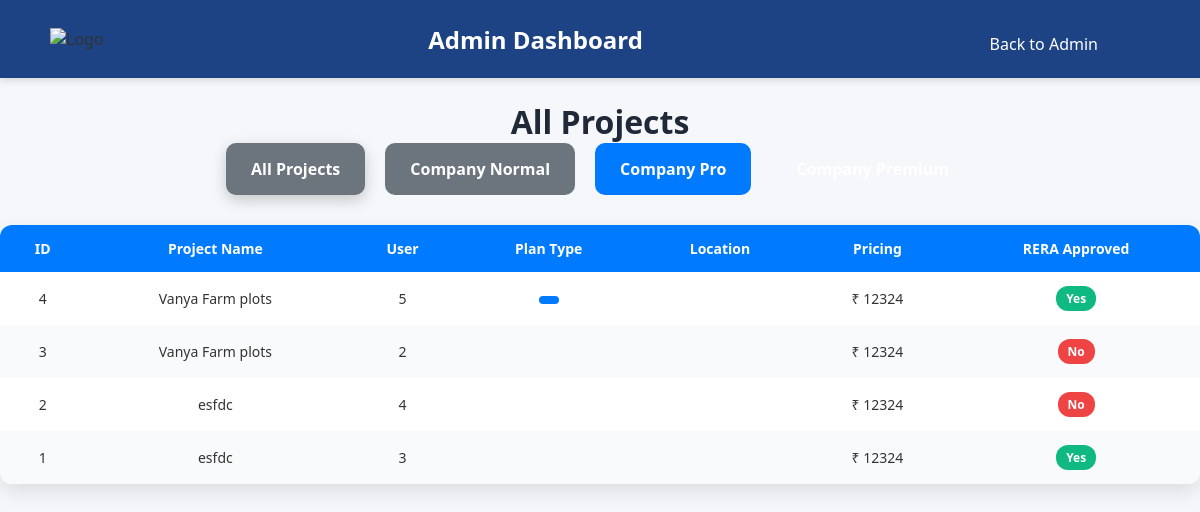
Screenshot of /all-project/ (signed in) with the database file from the repository.
### prop/models.py (models this page shows, shortened)
class AddProject(models.Model):
    POSITION_CHOICES = [
        ("READY", "Ready to Move"),
        ("UNDER", "Under Construction"),
    ]
    user = models.ForeignKey(User, on_delete=models.CASCADE, null=True, blank=True)
    plan_type = models.CharField(max_length=50, choices=PlanType.choices, null=True, blank=True)
    project_name = models.CharField(max_length=100)
    type_of_project = models.CharField(max_length=100)
    project_address = models.CharField(max_length=200)
    latitude = models.FloatField(null=True, blank=True)
    longitude = models.FloatField(null=True, blank=True)
    location_url = models.CharField(max_length=300)
    number_of_units = models.CharField(max_length=100)
    available_units = models.CharField(max_length=100)
    available_facing = models.CharField(max_length=100)
    available_sizes = models.CharField(max_length=100)
    estbalis_year = models.IntegerField(null=True, blank=True)
    nearby_locations = models.JSONField(default=list, blank=True)
    rera_approved = models.BooleanField(null=True, blank=True)
    select_amenities = models.CharField(max_length=255, null=True, blank=True)
    highlights = models.CharField(max_length=100)
    type_of_approval = models.CharField(max_length=100)
    total_project_area = models.CharField(max_length=100)
    contact_info = models.IntegerField()
    pricing = models.IntegerField()
    position = models.CharField(max_length=20, choices=POSITION_CHOICES, null=True, blank=True)
    construction_time = models.CharField(max_length=100, null=True, blank=True)
    image = models.ImageField(upload_to='project_image/', null=True, blank=True)
    video = models.FileField(upload_to='project_video/', null=True, blank=True)
    document = models.FileField(upload_to='project_docs/', null=True, blank=True)

class User(AbstractUser):
    is_google_user = models.BooleanField(default=False)
    username = models.CharField(max_length=150, unique=True)
    phone = models.CharField(max_length=15, unique=True, null=True, blank=True)
    email = models.EmailField(unique=True)
    category = models.CharField(max_length=100, null=True, blank=True)
    marketer_category = models.CharField(max_length=100, null=True, blank=True)
    company_category = models.CharField(max_length=100, null=True, blank=True)
    area_serves = models.CharField(max_length=255, null=True, blank=True)
    whatsapp_number = models.CharField(max_length=15, null=True, blank=True)
    role = models.CharField(max_length=20, choices=Role.choices, default=Role.PROFESSIONAL)
    plan_type = models.CharField(max_length=30, choices=PlanType.choices, null=True, blank=True)
    description = models.TextField(null=True, blank=True)
    location = models.CharField(max_length=255, null=True, blank=True)
    radius = models.IntegerField(default=5 )
    experience = models.IntegerField(null=True, blank=True)
    deals = models.CharField(max_length=255, null=True, blank=True)
    selected_duration = models.IntegerField(default=1)
    contact_number = models.CharField(max_length=15, null=True, blank=True)
    user_referral_code = models.CharField(max_length=50, null=True, blank=True, unique=True)
    referred_by_code = models.CharField(max_length=50, null=True, blank=True)
    profile_image_path = models.ImageField(upload_to='profile_images/', default='images/Default_profile_picture.jpeg', null=True, blank=True)
    company_logo_path = models.ImageField(upload_to='company_logos/', null=True, blank=True)
    company_wallpaper_path = models.ImageField(upload_to='company_wallpapers/', null=True, blank=True)
    company_name = models.CharField(max_length=255, null=True, blank=True)
    address = models.CharField(max_length=255, null=True, blank=True)
    logo_url = models.CharField(max_length=255, null=True, blank=True)
    click = models.BigIntegerField(default=0)
    leads = models.BigIntegerField(default=0)
    total_projects = models.IntegerField(null=True, blank=True)
    ongoing_projects = models.IntegerField(null=True, blank=True)
    completed_projects = models.IntegerField(null=True, blank=True)
    created_at = models.DateTimeField(default=timezone.now)
    updated_at = models.DateTimeField(auto_now=True)
    company_subscription_start_date = models.DateField(null=True, blank=True)
    company_subscription_end_date = models.DateField(null=True, blank=True)
    marketer_subscription_start_date = models.DateField(null=True, blank=True)
    marketer_subscription_end_date = models.DateField(null=True, blank=True)
    professionals_subscription_start_date = models.DateField(null=True, blank=True)
    professionals_subscription_end_date = models.DateField(null=True, blank=True)
    company_subscription_type = models.CharField(max_length=50, choices=CompanySubscriptionType.choices, null=True, blank=True)
    marketing_subscription_type = models.CharField(max_length=50, choices=MarketingSubscriptionType.choices, null=True, blank=True)
    professionals_subscription_type = models.CharField(max_length=50, choices=MarketingSubscriptionType.choices, null=True, blank=True)
    owner_subscription_start_date = models.DateField(null=True, blank=True)
    owner_subscription_end_date = models.DateField(null=True, blank=True)
    is_online = models.BooleanField(default=False)
    last_seen = models.DateTimeField(null=True, blank=True)
    objects = UserManager()
    def save(self, *args, **kwargs):
        is_new = self.pk is None
        super().save(*args, **kwargs)
        if is_new and not self.user_referral_code:
            self.user_referral_code = self._generate_referral_code()
            User.objects.filter(pk=self.pk).update(user_referral_code=self.user_referral_code)

### prop/views.py (the view)
# urls.py: path('all-project/', views.all_project, name='all_project'),
@staff_member_required
def all_project(request):
    projects = AddProject.objects.all().order_by("-id")
    return render(request, "all_project.html", {"projects": projects})

### templates/all_project.html (shortened to what this page needs)
{% load static %}
<!DOCTYPE html>
<html>
<head>
</head>
<body>
{% include 'header.html' %}
<br>
<h2>All Projects</h2>
<div class="filter-box">
    <div class="filter-card all-card active" onclick="filterProjects('ALL')">All Projects</div>
    <div class="filter-card normal-card" onclick="filterProjects('COMPANY_NORMAL')">Company Normal</div>
    <div class="filter-card pro-card" onclick="filterProjects('COMPANY_PRO')">Company Pro</div>
    <div class="filter-card premium-card" onclick="filterProjects('COMPANY_PREMIUM')">Company Premium</div>
</div>
<table>
    <thead>
        <tr>
            <th>ID</th>
            <th>Project Name</th>
            <th>User</th>
            <th>Plan Type</th>
            <th>Location</th>
            <th>Pricing</th>
            <th>RERA Approved</th>
        </tr>
    </thead>
    <tbody id="projectTable">
        {% for project in projects %}
        <tr data-plan="{{ project.plan_type }}">
            <td>{{ project.id }}</td>
            <td>{{ project.project_name }}</td>
            <td>{{ project.user.username }}</td>
            <td>
<span class="badge
{% if project.plan_type == 'COMPANY_NORMAL' %}plan-normal
{% elif project.plan_type == 'COMPANY_PRO' %}plan-pro
{% elif project.plan_type == 'COMPANY_PREMIUM' %}plan-premium
{% endif %}">
            </td>
            <td>{{ project.project_location }}</td>
            <td>₹ {{ project.pricing }}</td>
            <td>
                <span class="badge {% if project.rera_approved %}rera-true{% else %}rera-false{% endif %}">
                    {% if project.rera_approved %}Yes{% else %}No{% endif %}
                </span>
            </td>
        </tr>
        {% endfor %}
    </tbody>
</table>
</body>
</html>

### templates/all_project.html (style rules this page uses)
body { font-family: 'Poppins', Arial, sans-serif; background: #f5f7fa; padding: 30px; color: #333; }
h2 { text-align: center; font-size: 32px; font-weight: 700; margin-bottom: 20px; color: #1f2937; }
.filter-box { display: flex; justify-content: center; gap: 20px; margin-bottom: 30px; }
.filter-card { padding: 15px 25px; border-radius: 10px; cursor: pointer; font-weight: 600; color: white; transition: 0.3s; }
.all-card { background: #6c757d; }
.normal-card { background: #6c757d; }
.pro-card { background: #007bff; }
.active { box-shadow: 0 5px 15px rgba(0,0,0,0.2); }
table { width: 100%; border-collapse: collapse; background: #ffffff; box-shadow: 0 8px 20px rgba(0,0,0,0.1); border-radius: 12px; overflow: hidden; }
th, td { padding: 14px 16px; text-align: center; font-size: 14px; }
th { background: #007bff; color: #fff; font-weight: 600; }
tr:nth-child(even) { background: #f9fafb; }
.badge { display: inline-block; padding: 4px 10px; border-radius: 12px; font-size: 12px; font-weight: 600; color: white; }
.plan-pro { background: #007bff; }
.rera-true { background: #10b981; }
.rera-false { background: #ef4444; }

### templates/header.html (style rules this page uses)
html, body { margin:0 !important; padding:0 !important; width:100%; height:100%; overflow-x:hidden; font-family:'Segoe UI', sans-serif; }
body > * { margin:0; }

### rows the page displays
AddProject: id "4", project_name "Vanya Farm plots", user.username "5", pricing "12324", rera_approved "Yes"
AddProject: id "3", project_name "Vanya Farm plots", user.username "2", pricing "12324", rera_approved "No"
AddProject: id "2", project_name "esfdc", user.username "4", pricing "12324", shows "No"
AddProject: id "1", project_name "esfdc", user.username "3", pricing "12324", rera_approved "Yes"
